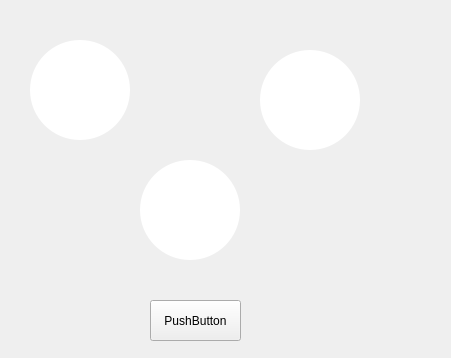
<?xml version="1.0" encoding="UTF-8"?>
<ui version="4.0">
 <class>Widget</class>
 <widget class="QWidget" name="Widget">
  <property name="geometry">
   <rect>
    <x>0</x>
    <y>0</y>
    <width>451</width>
    <height>358</height>
   </rect>
  </property>
  <property name="windowTitle">
   <string>Widget</string>
  </property>
  <widget class="QPushButton" name="switchBtn">
   <property name="geometry">
    <rect>
     <x>150</x>
     <y>300</y>
     <width>91</width>
     <height>41</height>
    </rect>
   </property>
   <property name="text">
    <string>PushButton</string>
   </property>
  </widget>
  <widget class="QFrame" name="S1Frame">
   <property name="geometry">
    <rect>
     <x>30</x>
     <y>40</y>
     <width>100</width>
     <height>100</height>
    </rect>
   </property>
   <property name="styleSheet">
    <string notr="true">border-radius: 50%;
background-color: white; /* 圆形颜色 */
min-width: 100px;      /* 直径 */
min-height: 100px;     /* 确保宽高相同 */</string>
   </property>
   <property name="frameShape">
    <enum>QFrame::StyledPanel</enum>
   </property>
   <property name="frameShadow">
    <enum>QFrame::Raised</enum>
   </property>
  </widget>
  <widget class="QFrame" name="S2Frame">
   <property name="geometry">
    <rect>
     <x>260</x>
     <y>50</y>
     <width>100</width>
     <height>100</height>
    </rect>
   </property>
   <property name="styleSheet">
    <string notr="true">border-radius: 50%;
background-color: white; /* 圆形颜色 */
min-width: 100px;      /* 直径 */
min-height: 100px;     /* 确保宽高相同 */</string>
   </property>
   <property name="frameShape">
    <enum>QFrame::StyledPanel</enum>
   </property>
   <property name="frameShadow">
    <enum>QFrame::Raised</enum>
   </property>
  </widget>
  <widget class="QFrame" name="S3Frame">
   <property name="geometry">
    <rect>
     <x>140</x>
     <y>160</y>
     <width>100</width>
     <height>100</height>
    </rect>
   </property>
   <property name="styleSheet">
    <string notr="true">border-radius: 50%;
background-color: white; /* 圆形颜色 */
min-width: 100px;      /* 直径 */
min-height: 100px;     /* 确保宽高相同 */</string>
   </property>
   <property name="frameShape">
    <enum>QFrame::StyledPanel</enum>
   </property>
   <property name="frameShadow">
    <enum>QFrame::Raised</enum>
   </property>
  </widget>
 </widget>
 <resources/>
 <connections/>
</ui>
